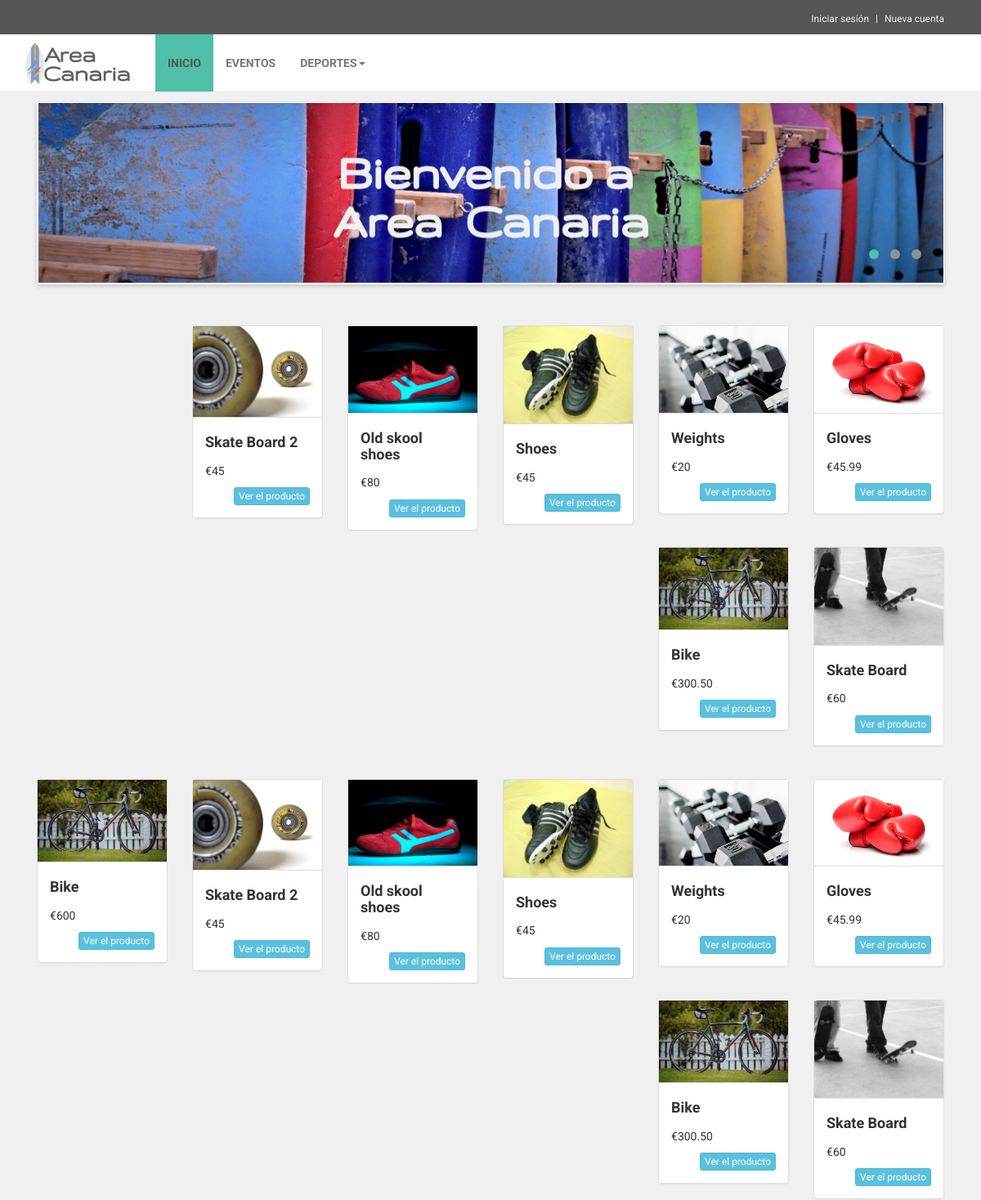
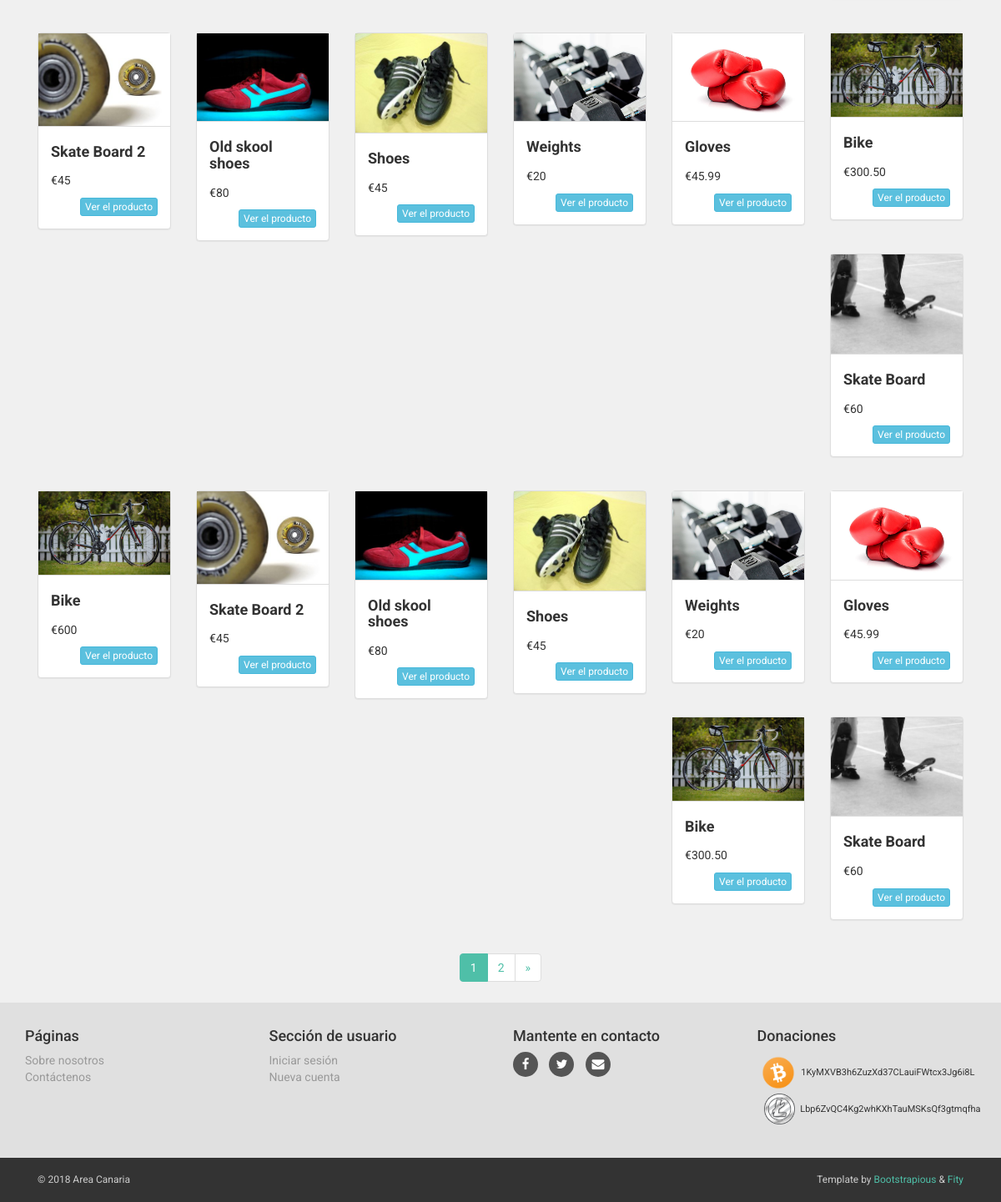
The page / on the database its author committed (2 pictures, top to bottom).
### tables this page shows
CREATE TABLE `products` (
  `product_id` int(11) NOT NULL,
  `product_user_id` int(11) NOT NULL,
  `product_category_id` int(11) NOT NULL,
  `product_description` text NOT NULL,
  `product_name` varchar(255) NOT NULL,
  `product_cost` varchar(20) NOT NULL,
  `product_image` text NOT NULL,
  `product_timestamp` datetime NOT NULL
);

### application/controllers/Home_controller.php (called while the page is built, shortened)
<?php defined('BASEPATH') OR exit('No direct script access allowed');
class Home_controller extends CI_Controller {
	public function __construct(){
		$this->load->model("Products_model");
		$this->load->library('pagination');
	}
	public function index(){
		$this->get_and_paginate(
														$name = "products",
														$model = 'Products_model',
														$table_count = "products",
														$limit = 30,
														$perpage = 30,
													  $uri_segment = 3,
													  $site_url = "Home_controller/index/",
													  $view = "home/home"
													 );
	}
	public function get_and_paginate($name, $model, $table_count, $limit = 30, $perpage, $uri_segment, $site_url, $view){
			$data["$name"] = $this->$model->select_all_for_pagination($limit = 30);
			$data['total_rows'] = $this->$model->pagination_count("$table_count",$perpage);
			$config['total_rows'] = $data['total_rows'];
			$config['per_page'] = $perpage;
			$config['uri_segment'] = $uri_segment;
			$config['base_url'] = site_url("$site_url");
			$this->pagination->initialize($config);
			$data['page_links'] = $this->pagination->create_links();
			$this->load->view("$view", $data);
	}
}

### index.php (called while the page is built, shortened)
<?php
require_once BASEPATH.'core/CodeIgniter.php';

### application/models/Products_model.php (called while the page is built, shortened)
<?php
class Products_model extends CI_Model {
    private $products_table = "products";
    public function select_all_for_pagination($limit) {
        $offset = $this->uri->segment(3);
        $this->db->order_by("product_id", "DESC");
        $this->db->limit($limit,$offset);
        $query = $this->db->get($this->products_table);
        return $query->result_array();
    }
}

### application/views/home/home.php (the view, shortened to what this page needs)
<?php $this->load->view('includes/header');?>
<?php $this->load->view('includes/topbar');?>
<?php $this->load->view('includes/navbar');?>
<div class="container">
    <div class="col-md-12">
    </div>
</div>
<div class="container">
    <div class="col-md-12">
        <div id="main-slider">
            <div class="item">
                <img src="<?php echo base_url('assets/site_img/AC_banner.png');?>" alt="" class="img-responsive">
            </div>
        </div>
    </div>
  </div>
<div class="container">
    <div <div class="container-fluid">
      <div class="masonry-container">
      <div class="col-xs-12 col-sm-4 col-md-2 masonry-sizer"></div>
      <?php foreach ($products as $product) { ?>
      		<div class="col-xs-12 col-sm-4 col-md-2 masonry-item">
      			<div class="panel panel-default panel-front">
      				<div class="panel-heading">
                <a class="fancybox" rel="group" href="<?php echo base_url('assets/img/') . $product['product_image']; ?>">
                    <img class="media-object img-responsive" src="<?php echo base_url('assets/img/') . $product['product_image']; ?>">
                </a>
      				</div>
      				<div class="panel-body">
      					<h4><?php echo $product['product_name']; ?></h4>
                €<?php echo $product['product_cost']; ?>
      				<div class="text-right">
      					<a href="<?php echo base_url("Products_controller/product/") . $product['product_id']; ?>" class="btn btn-info btn-xs" role="button"><?php echo $GLOBALS['view_product']; ?></a>
      				</div>
      				</div>
      			</div>
      		</div>
        <?php } ?>
      </div>
  </div>
  <div class="col-sm-12" id="blog-listing">
    <div class="text-center">
        <?php if(!isset($_POST['submit'])) { echo $page_links; } ?>
    </div>
  </div>
</div>
<?php $this->load->view('includes/footer');?>

### application/config/pagination.php (shortened to what this page needs)
<?php defined('BASEPATH') OR exit('No direct script access allowed');
$config['full_tag_open'] = '<ul class="pagination">';
$config['full_tag_close'] = '</ul>';
$config['next_tag_open'] = '<li>';
$config['next_tag_close'] = '</li>';
$config['cur_tag_open'] = '<li class="active"><a>';
$config['cur_tag_close'] = '</a></li>';
$config['num_tag_open'] = '<li>';
$config['num_tag_close'] = '</li>';

### application/views/includes/header.php (shortened to what this page needs)
<!DOCTYPE html>
<html lang="en">
<head>
    <link rel="stylesheet" href="<?php echo base_url('assets/css/bootstrap.min.css'); ?>" type="text/css" rel="stylesheet"/>
    <link rel="stylesheet" href="<?php echo base_url('assets/css/font-awesome.css'); ?>" type="text/css" rel="stylesheet"/>
    <link rel="stylesheet" href="<?php echo base_url('assets/css/animate.min.css'); ?>" type="text/css" rel="stylesheet"/>
    <link rel="stylesheet" href="<?php echo base_url('assets/css/owl.carousel.css'); ?>" type="text/css" rel="stylesheet"/>
    <link rel="stylesheet" href="<?php echo base_url('assets/css/owl.theme.css'); ?>" type="text/css" rel="stylesheet"/>
    <link rel="stylesheet" href="<?php echo base_url('assets/css/custom.css'); ?>"/>
    <link href="<?php echo base_url('assets/css/style.default.css'); ?>" rel="stylesheet" id="theme-stylesheet">
    <link rel="stylesheet" href="<?php echo base_url('assets/css/croppie.css'); ?>" type="text/css" rel="stylesheet"/>
    <link href="https://maxcdn.bootstrapcdn.com/font-awesome/4.2.0/css/font-awesome.min.css" rel="stylesheet">
    <link rel="stylesheet" href="https://cdnjs.cloudflare.com/ajax/libs/fancybox/3.3.5/jquery.fancybox.min.css" type="text/css" media="screen" />
    <link rel="stylesheet" href="https://cdnjs.cloudflare.com/ajax/libs/bootstrap-select/1.13.1/css/bootstrap-select.min.css" />
</head>
<body>

### application/views/includes/topbar.php
<div id="top">
    <div class="container">
        <div class="col-md-12" data-animate="fadeInDown">
            <ul class="menu">
                <?php if($this->session->userdata('user_loggedin')) { ?>
                    <?php if($this->session->userdata('user_is_admin') == 1) { ?>
                        <li><a href="<?php echo base_url('Admin_controller/index');?>"><?php echo $GLOBALS['dashboard']; ?></a></li>
                    <?php } ?>
                    <?php $id = $this->session->userdata('user_id'); ?>
                    <li><a href="<?php echo base_url('Profile_controller/profile/') . $id ."";?>"><?php echo $GLOBALS['my_profile']; ?></a></li>
                    <li><a href="<?php echo base_url('Auth_controller/logout');?>"><?php echo $GLOBALS['logout']; ?></a></li>
                <?php } else { ?>
                    <li><a href="<?php echo base_url('Auth_controller/login_page');?>"><?php echo $GLOBALS['login']; ?></a></li>
                    <li><a href="<?php echo base_url('Auth_controller/register');?>"><?php echo $GLOBALS['register']; ?></a></li>
                <?php } ?>
            </ul>
        </div>
    </div>
</div>

### application/views/includes/navbar.php (shortened to what this page needs)
<div class="navbar navbar-default yamm" role="navigation" id="navbar">
    <div class="container">
        <div class="navbar-header">
            <a class="navbar-brand home" href="<?php echo base_url();?>" data-animate-hover="bounce">
                <img src="<?php echo base_url('assets/site_img/area_canaria_logo.png');?>" alt="Area Canaria logo" class="hidden-xs" style="height: 52px;">
            </a>
        </div>
        <div class="navbar-collapse collapse" id="navigation">
            <ul class="nav navbar-nav navbar-left">
                <li class="<?php if(current_url() == base_url()) { echo 'active'; } ?>">
                  <a href="<?php echo base_url();?>"><?php echo $GLOBALS['home']; ?></a>
                </li>
                <li class="yamm-fw <?php if(current_url() == base_url('Eventos_controller/eventos')) { echo 'active'; } ?>">
                    <a href="<?php echo base_url('Eventos_controller/eventos');?>" data-hover="dropdown"><?php echo $GLOBALS['events']; ?></a>
                </li>
                <li class="dropdown yamm-fw">
                    <a href="" class="dropdown-toggle" data-toggle="dropdown" data-hover="dropdown" data-delay="200">Deportes<b class="caret"></b></a>
                </li>
            </ul>
        </div>
    </div>
</div>
<div class="container " style="position:relative !important;top:-25px !important;">
  <div class="col-md-12 pull-right">
  </div>
</div>
<div id="all">
    <div id="content">

### application/views/includes/footer.php (shortened to what this page needs)
<div id="footer" data-animate="fadeInUp">
 <div class="container">
     <div class="row">
         <div class="col-md-3 col-sm-6">
             <h4><?php echo $GLOBALS['pages'] ?></h4>
             <ul>
                 <li><a href="text.html"><?php echo $GLOBALS['about_us'] ?></a>
                 </li>
                 <li><a href="contact.html"><?php echo $GLOBALS['contact_us'] ?></a>
                 </li>
             </ul>
         </div>
         <div class="col-md-3 col-sm-6">
             <h4><?php echo $GLOBALS['user_section'] ?></h4>
             <ul>
                 <li><a href="<?php echo base_url('Auth_controller/login'); ?>"><?php echo $GLOBALS['login'] ?></a>
                 </li>
                 <li><a href="<?php echo base_url('Auth_controller/register'); ?>"><?php echo $GLOBALS['register'] ?></a>
                 </li>
             </ul>
         </div>
         <div class="col-md-3 col-sm-6">
             <h4><?php echo $GLOBALS['stay_in_touch'] ?></h4>
             <p class="social">
                 <a href="#" class="facebook external" data-animate-hover="shake"><i class="fa fa-facebook"></i></a>
                 <a href="#" class="twitter external" data-animate-hover="shake"><i class="fa fa-twitter"></i></a>
                 <a href="#" class="email external" data-animate-hover="shake"><i class="fa fa-envelope"></i></a>
             </p>
         </div>
         <div class="col-md-3 col-sm-6">
             <h4><?php echo $GLOBALS['donations']; ?></h4>
             <ul>
                 <li style="font-size:11px;"> <img src="<?php echo base_url("assets/site_img/bitcoin.png"); ?>" alt="" style="width:50px;"> 1KyMXVB3h6ZuzXd37CLauiFWtcx3Jg6i8L</li>
                 <li style="font-size:11px;"> <img src="<?php echo base_url("assets/site_img/litecoin.png"); ?>" alt="" style="width:37px; position:relative;left:8px;"> <span style="position:relative;left:12px;">Lbp6ZvQC4Kg2whKXhTauMSKsQf3gtmqfha</span> </li>
             </ul>
         </div>
     </div>
 </div>
</div>
<div id="copyright">
 <div class="container">
     <div class="col-md-6">
         <p class="pull-left">© 2018 Area Canaria</p>
     </div>
     <div class="col-md-6">
         <p class="pull-right">Template by <a href="https://bootstrapious.com/e-commerce-templates">Bootstrapious</a> & <a href="https://fity.cz">Fity</a>
         </p>
     </div>
 </div>
</div>
</div>
</body>
</html>

### assets/css/custom.css (style rules this page uses)
.container-fluid { padding:0; }
.panel-front { margin-bottom:20px; margin-top:20px; }
.panel-front .panel-heading { padding: 0px; }
.panel-front .panel-body h4 { font-weight: bold; margin-top: 5px; margin-bottom: 15px; }
.text-right { margin-top: 10px; }
p { line-height: 1.3125rem; }

### rows shown on the page
products: product_image (picture), product_name "Skate Board 2", product_cost "45"
products: product_image (picture), product_name "Old skool shoes", product_cost "80"
products: product_image (picture), product_name "Shoes", product_cost "45"
products: product_image (picture), product_name "Weights", product_cost "20"
products: product_image (picture), product_name "Gloves", product_cost "45.99"
products: product_image (picture), product_name "Bike", product_cost "300.50"
products: product_image (picture), product_name "Skate Board", product_cost "60"
products: product_image (picture), product_name "Bike", product_cost "600"
products: product_image (picture), product_name "Skate Board 2", product_cost "45"
products: product_image (picture), product_name "Old skool shoes", product_cost "80"
products: product_image (picture), product_name "Shoes", product_cost "45"
products: product_image (picture), product_name "Weights", product_cost "20"
products: product_image (picture), product_name "Gloves", product_cost "45.99"
products: product_image (picture), product_name "Bike", product_cost "300.50"
products: product_image (picture), product_name "Skate Board", product_cost "60"
products: product_image (picture), product_name "Skate Board 2", product_cost "45"
products: product_image (picture), product_name "Old skool shoes", product_cost "80"
products: product_image (picture), product_name "Shoes", product_cost "45"
products: product_image (picture), product_name "Weights", product_cost "20"
products: product_image (picture), product_name "Gloves", product_cost "45.99"
products: product_image (picture), product_name "Bike", product_cost "300.50"
products: product_image (picture), product_name "Skate Board", product_cost "60"
products: product_image (picture), product_name "Bike", product_cost "600"
products: product_image (picture), product_name "Skate Board 2", product_cost "45"
products: product_image (picture), product_name "Old skool shoes", product_cost "80"
products: product_image (picture), product_name "Shoes", product_cost "45"
products: product_image (picture), product_name "Weights", product_cost "20"
products: product_image (picture), product_name "Gloves", product_cost "45.99"
products: product_image (picture), product_name "Bike", product_cost "300.50"
products: product_image (picture), product_name "Skate Board", product_cost "60"

### other values the page prints
$GLOBALS['login'] "Iniciar sesión"
$GLOBALS['register'] "Nueva cuenta"
$GLOBALS['home'] "INICIO"
$GLOBALS['events'] "EVENTOS"
$page_links "1 2 »"
$GLOBALS['pages'] "Páginas"
$GLOBALS['about_us'] "Sobre nosotros"
$GLOBALS['contact_us'] "Contáctenos"
$GLOBALS['user_section'] "Sección de usuario"
$GLOBALS['stay_in_touch'] "Mantente en contacto"
$GLOBALS['donations'] "Donaciones"
